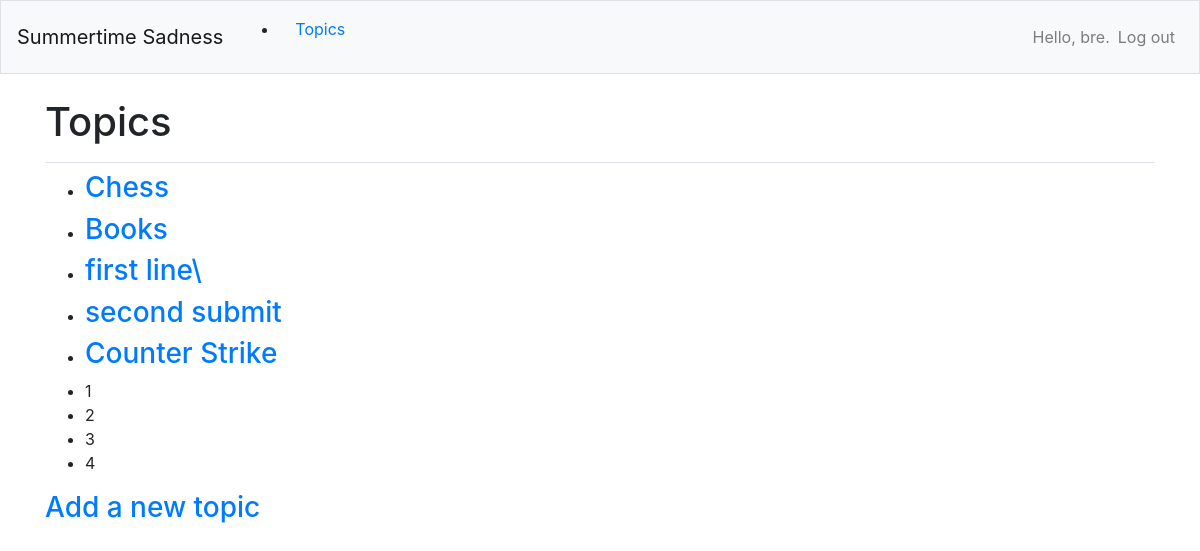
The app's page /topics/ (signed in) with its own data.
### app_a/models.py (models this page shows)
class Topic (models.Model):
    text= models.CharField(max_length=200)
    date_added =models.DateTimeField(auto_now_add=True)
    owner=models.ForeignKey(User, on_delete=models.CASCADE)
    def __str__(self):
        return self.text

### app_a/views.py (the view)
# urls.py: path('topics/', views.topics, name='topics'),
@login_required
def topics(request):
    topics = Topic.objects.filter(owner=request.user).order_by('date_added')
    context = {'topics': topics, 'test': [1,2,3,4],'username':'test'}
    return render(request, 'app_a/topics.html', context)

### app_a/templates/app_a/topics.html
{% extends 'app_a/base.html' %}
{% block page_header %}
    <h1>Topics</h1>
{% endblock page_header %}
{% block content %}
<ul>
    {% for topic in topics %}
        <li><h3>
            <a href="{% url 'app_a:topic' topic.id %}">{{topic}}</a></h3>
        </li>
    {% empty %}
        <li><h3>No topics have been added yet.</h3></li>
    {% endfor %}
    {% for i in test %}
        <li>{{i}}</li>
    {% empty %}
        <li>Nothing in test</li>
    {% endfor %}
</ul>
<h3><a href="{% url 'app_a:new_topic' %}">Add a new topic</a></h3>
{% endblock content %}

### app_a/templates/app_a/base.html (shortened to what this page needs)
{% load bootstrap4 %}
<!DOCTYPE html>
<html lang="en">
<head>
    {% bootstrap_css %}
</head>
<body>
    <nav class="navbar navbar-expand-md navbar-light bg-light mb-4 border">
        <a class="navbar-brand" href="{% url 'app_a:index' %} ">Summertime Sadness</a>
        <div class="collapse navbar-collapse" id="navbarCollapse">
            <ul class="navbar-nar mr-auto">
                <li class="nav-item">
                    <a href="{% url 'app_a:topics' %}" class="nav-link">Topics</a>
                </li>
            </ul>
            <ul class="navbar-nav ml-auto">
                {% if user.is_authenticated %}
                    <li class="nav-item">
                        <span class="navbar-text">Hello, {{user.username}}.</span>
                    </li>
                    <li class="nav-item">
                        <a href="{% url 'users:logout' %}" class="nav-link">Log out</a>
                    </li>
                {% endif %}
            </ul>
        </div>
    </nav>
    <main role="main" class="container">
        <div class="pb-2 mb-2 border-bottom">
            {% block page_header %} {% endblock page_header %}
        </div>
        <div>
            {% block content %} {% endblock content %}
        </div>
    </main>
</body>
</html>

### records on screen
Topic: text "Chess"
Topic: text "Books"
Topic: text "first line\\"
Topic: text "second submit"
Topic: text "Counter Strike"

### other values on screen
{{ user.username }} "bre"
{{ i }} "1" "2" "3" "4"
